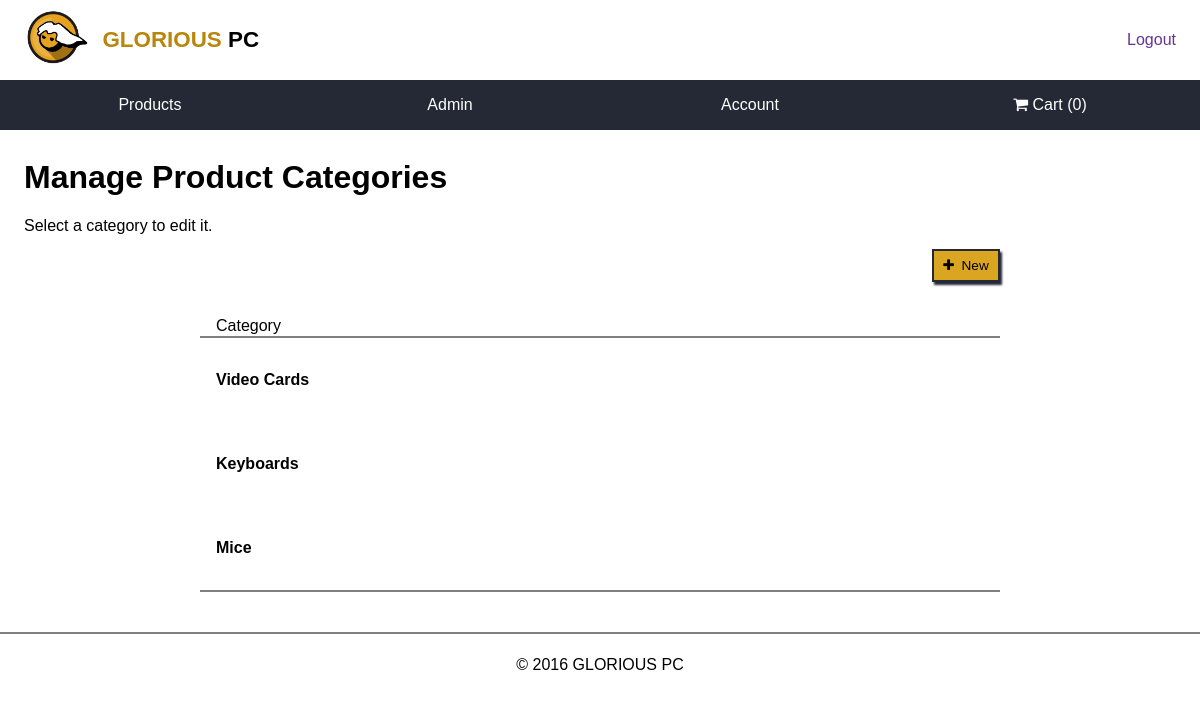
/admin/categories/index.php (signed in), run on the app's committed database.
### tables this page shows
CREATE TABLE `Category` (
  `CategoryId` int(11) NOT NULL,
  `CategoryName` varchar(100) NOT NULL
);

### server/database/categories.php (called while the page is built, shortened)
<?php
function get_all_categories(){
    global $db;
    $query = '
        SELECT *
        FROM Category
        ORDER BY CategoryId;';
    try {
        $statement = $db->prepare($query);
        $statement->execute();
        $result = $statement->fetchAll();
        return $result;
    } catch (PDOException $e) {
        $error_message = $e->getMessage();
        display_db_error($error_message);
    }
}
?>

### admin/categories/table_view.php (the view, shortened to what this page needs)
<?php
include('server/view/header.php');
if(!empty($list_title)) {
    echo "<h1>$list_title</h1>";
}
if(!empty($list_description)) {
    echo "<p>$list_description</p>";
}
?>
<div class="text-right container-sm">
    <form action="admin/categories/index.php" method="post">
        <div class="form-group">
            <button type="submit"><span class="fa fa-plus"></span>&nbsp; New</button>
        </div>
    </form>
</div>
<table class="table" cellspacing="0">
    <thead>
        <tr>
            <th class="text-left">Category</th>
        </tr>
    </thead>
    <tbody>
        <?php foreach($categories as $category) { ?>
        <tr>
            <td class="text-left">
                <a href="admin/categories/index.php?action=view_update&category_id=<?php echo $category['CategoryId'] ?>">
                    <div>
                        <strong><?php echo htmlspecialchars($category['CategoryName']); ?><strong>
                    </div>
                </a>
            </td>
        </tr>
        <?php } ?>
    </tbody>
</table>
<?php
include('server/view/footer.php');
?>

### server/src/css/site.css (style rules this page uses)
html { height: 100%; }
body { font-family: "Source Sans Pro", sans-serif; margin: 0; background-color: white; }
.text-right { text-align: right; }
.text-left { text-align: left; }
a { text-decoration: none; color: black; }
.table, .container-sm { max-width: 50em; margin-left: auto; margin-right: auto; }
.table { width: 100%; }
.table td, .table th { padding-left: 1em; padding-right: 1em; }
.table thead th { border-bottom: 2px solid grey; margin: 0 0; font-weight: normal; }
.table tbody tr:last-child td { border-bottom: 2px solid grey; }
table td div { padding: 2em 0; }
.form-group { margin-bottom: 2em; }
input[type="button"], input[type="submit"], button { padding: .5em; background-color: goldenrod; border: 2px solid #252835; box-shadow: 2px 3px 2px #252835; color: black; font-size: 85%; position: relative; top: -2px; min-width: 5em; cursor: pointer; }

### data on the page
category: CategoryName "Video Cards"
category: CategoryName "Keyboards"
category: CategoryName "Mice"

### other printed values
cart_item_count() "0"
$list_title "Manage Product Categories"
$list_description "Select a category to edit it."
